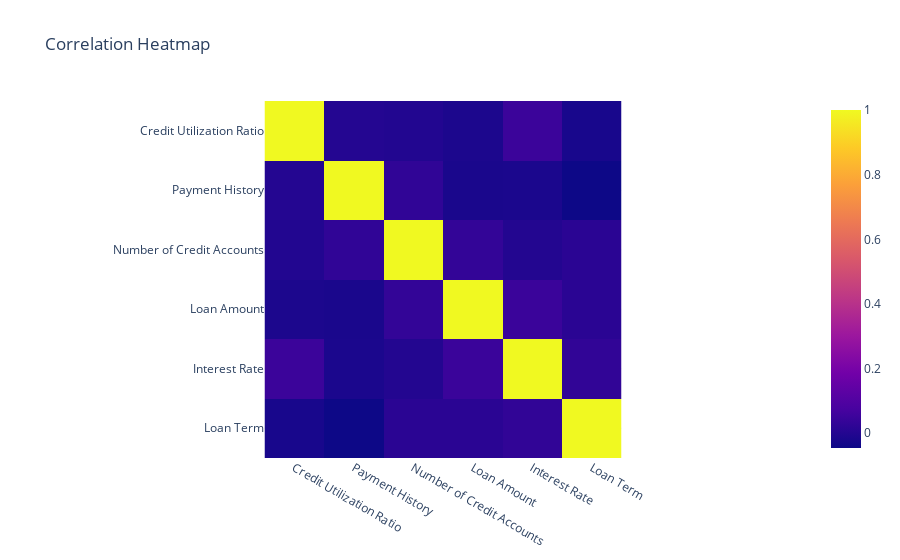

Source (notebook cell):
### Markdown cell above
Correlation in the data

### Code cell
numeric_df = data[['Credit Utilization Ratio', 'Payment History', 'Number of Credit Accounts', 'Loan Amount', 'Interest Rate', 'Loan Term']]
correlation_fig = px.imshow(numeric_df.corr(), title='Correlation Heatmap')
correlation_fig.show()

### Figure 1 — Plotly figure (JSON) as saved in the notebook; plotly's stock layout.template omitted (floating-point values rounded to 4 significant figures)
{"data": [{"coloraxis": "coloraxis", "hovertemplate": "x: %{x}<br>y: %{y}<br>color: %{z}<extra></extra>", "name": "0", "type": "heatmap", "x": ["Credit Utilization Ratio", "Payment History", "Number of Credit Accounts", "Loan Amount", "Interest Rate", "Loan Term"], "xaxis": "x", "y": ["Credit Utilization Ratio", "Payment History", "Number of Credit Accounts", "Loan Amount", "Interest Rate", "Loan Term"], "yaxis": "y", "z": [[1, 0.002114, -0.001842, -0.01492, 0.04824, -0.02292], [0.002114, 1, 0.02502, -0.01908, -0.01762, -0.04553], [-0.001842, 0.02502, 1, 0.03223, -0.001083, 0.01279], [-0.01492, -0.01908, 0.03223, 1, 0.04529, 0.01428], [0.04824, -0.01762, -0.001083, 0.04529, 1, 0.02819], [-0.02292, -0.04553, 0.01279, 0.01428, 0.02819, 1]]}], "layout": {"coloraxis": {"colorscale": [[0, "#0d0887"], [0.1111, "#46039f"], [0.2222, "#7201a8"], [0.3333, "#9c179e"], [0.4444, "#bd3786"], [0.5556, "#d8576b"], [0.6667, "#ed7953"], [0.7778, "#fb9f3a"], [0.8889, "#fdca26"], [1, "#f0f921"]]}, "title": {"text": "Correlation Heatmap"}, "xaxis": {"anchor": "y", "constrain": "domain", "domain": [0, 1], "scaleanchor": "y"}, "yaxis": {"anchor": "x", "autorange": "reversed", "constrain": "domain", "domain": [0, 1]}}}
